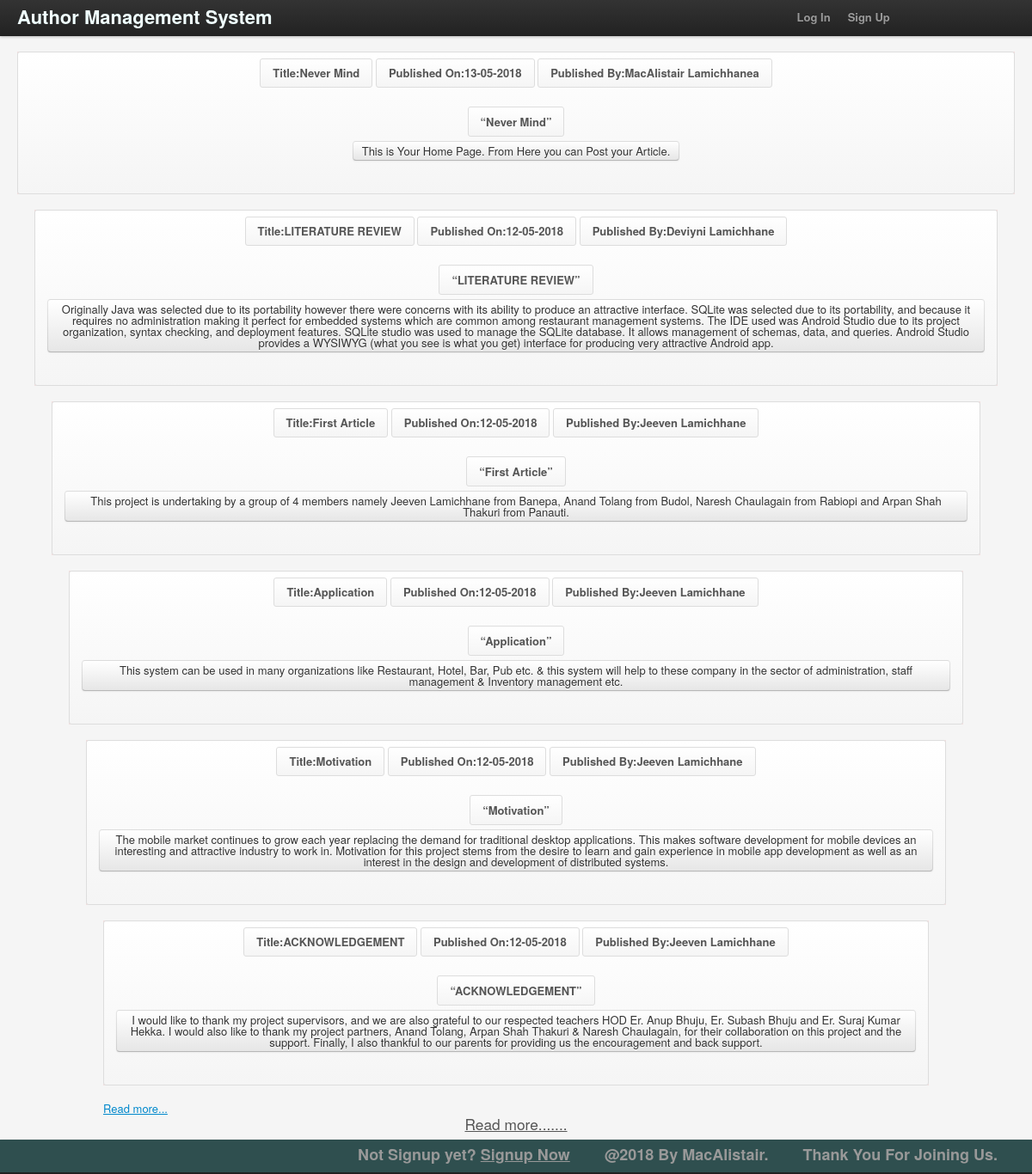
The page / on the database its author committed.
### tables this page shows
CREATE TABLE `article` (
  `article_id` int(11) NOT NULL,
  `title` varchar(100) NOT NULL,
  `descr` varchar(1000) NOT NULL,
  `user_id` int(11) NOT NULL,
  `dat` varchar(15) NOT NULL
);

CREATE TABLE `users` (
  `user_id` int(11) NOT NULL,
  `fname` varchar(100) NOT NULL,
  `lname` varchar(100) NOT NULL,
  `address` varchar(100) NOT NULL,
  `phone` varchar(10) NOT NULL,
  `dob` varchar(15) NOT NULL,
  `occ` varchar(100) NOT NULL,
  `gender` varchar(6) NOT NULL
);

### index.php (the view, shortened to what this page needs)
<?php
include( 'connection.php' );
?>
<!DOCTYPE html>
<html>
<head>
	<link rel="stylesheet" href="css/bootstrap.css">
</head>
<body>
	<div class="navbar navbar-fixed-top">
		<div class="navbar-inner">
			<div class="container-fluid">
				<a class="brand" href="index.php">Author Management System</a>
				<div class="nav-collapse">
					<ul class="nav1">
						<li><a href="signup.php">Sign Up</a>
						</li>
						<li><a href="login.php">Log In</a>
						</li>
					</ul>
				</div>
			</div>
		</div>
	</div>
	<?php
	$art = "SELECT * FROM article ORDER BY article_id DESC";
	$art_run = mysqli_query( $connect, $art );
	while ( $art_row = mysqli_fetch_object( $art_run ) ) {
		$title = $art_row->title;
		$descr = $art_row->descr;
		$dat = $art_row->dat;
		$id = $art_row->user_id;
		$udetails2 = "SELECT * FROM users WHERE user_id ='$id'";
		$u_run2 = mysqli_query( $connect, $udetails2 );
		if ( $u_row2 = $u_run2->fetch_assoc() );
		?>
	<div class="container-fluid">
		<div class="row-fluid">
			<div class="span9 pagination-centered">
				<div class="row-fluid help-block alert-error">
                        <div class="breadcrumb help-block pagination-centered">
						<strong class="breadcrumb help-inline">Title:<b><?php echo $title; ?></b></strong>
						<strong class="breadcrumb help-inline">Published On:<b><?php echo $dat; ?></b></strong>
						<strong class="breadcrumb help-inline">Published By:<b><?php echo $u_row2['fname']." ".$u_row2['lname']; ?></b></strong>
						<p>
							<center><b class="breadcrumb"><q><?php echo $title; ?></q></b>
							</center>
							<p class="carousel btn">
								<?php echo $descr; ?>
							</p>
						</p>
					</div>
				</div>
			</div>
		</div>
		<?php
		}
		echo "<a href='signup.php' class='brand1'><u>Read more...</u></a>";
		echo "<a href='login.php' class='help-block' style='font-size:13pt;'><center><u>Read more.......</u></center></a>";
		?>
		<div class="navbar navbar-fixed-bottom">
			<div class="navbar-inner">
				<div class="container-fluid1">
					<marquee>
						<a class="brand1">Thank You For Joining Us.</a>
						<a class="brand1">@2018 By MacAlistair.</a>
						<a href="signup.php" class="brand1">Not Signup yet? <u>Signup Now</u></a>
					</marquee>
				</div>
			</div>
		</div>
</body>
</html>

### index.php (style rules this page uses)
body { padding-top: 60px; padding-bottom: 40px; }

### rows shown on the page
article: title "Never Mind", dat "13-05-2018", user.fname "MacAlistair", user.lname "Lamichhanea", descr "This is Your Home Page. From Here you can Post your Article."
article: title "LITERATURE REVIEW", dat "12-05-2018", user.fname "Deviyni", user.lname "Lamichhane", descr "Originally Java was selected due to its portability however there were concerns with its ability to produce an attractive interface. SQLite was selected due to its portability, and because it requires no administration making it perfect for embedded systems which are common among restaurant management systems. The IDE used was Android Studio due to its project organization, syntax checking, and deployment features. SQLite studio was used to manage the SQLite database. It allows management of schemas, data, and queries. Android Studio provides a WYSIWYG (what you see is what you get) interface for producing very attractive Android app."
article: title "First Article", dat "12-05-2018", user.fname "Jeeven", user.lname "Lamichhane", descr "This project is undertaking by a group of 4 members namely Jeeven Lamichhane from Banepa, Anand Tolang from Budol, Naresh Chaulagain from Rabiopi and Arpan Shah Thakuri from Panauti."
article: title "Application", dat "12-05-2018", user.fname "Jeeven", user.lname "Lamichhane", descr "This system can be used in many organizations like Restaurant, Hotel, Bar, Pub etc. & this system will help to these company in the sector of administration, staff management & Inventory management etc."
article: title "Motivation", dat "12-05-2018", user.fname "Jeeven", user.lname "Lamichhane", descr "The mobile market continues to grow each year replacing the demand for traditional desktop applications. This makes software development for mobile devices an interesting and attractive industry to work in. Motivation for this project stems from the desire to learn and gain experience in mobile app development as well as an interest in the design and development of distributed systems."
article: title "ACKNOWLEDGEMENT", dat "12-05-2018", user.fname "Jeeven", user.lname "Lamichhane", descr "I would like to thank my project supervisors, and we are also grateful to our respected teachers HOD Er. Anup Bhuju, Er. Subash Bhuju and Er. Suraj Kumar Hekka. I would also like to thank my project partners, Anand Tolang, Arpan Shah Thakuri & Naresh Chaulagain, for their collaboration on this project and the support. Finally, I also thankful to our parents for providing us the encouragement and back support."
